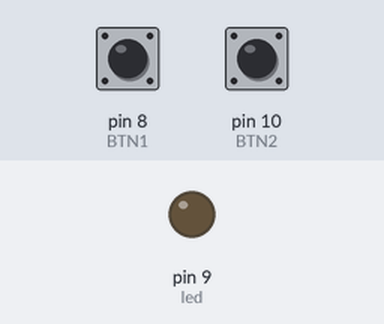
The sketch below on a simulated Arduino Uno, built with avr-gcc and run on an emulated ATmega328P. Shown: output pins drawn as LEDs (lit = HIGH). The inputs (shaded band) are chosen by the test bench; at power-on: pin 8 (BTN1) LOW, pin 10 (BTN2) LOW. What the sketch prints to the serial monitor is not drawn.

Above: at 1.2 s.
1.3 s: pin 8 (BTN1) pulled HIGH for 1 s
At 3.5 s:
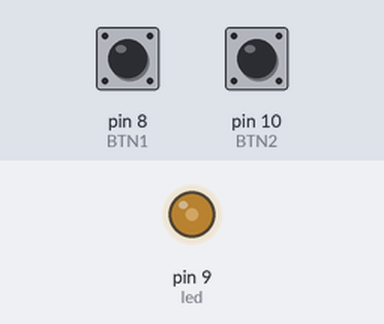
4.0 s: pin 8 (BTN1) pulled HIGH for 3.2 s
At 7.1 s:
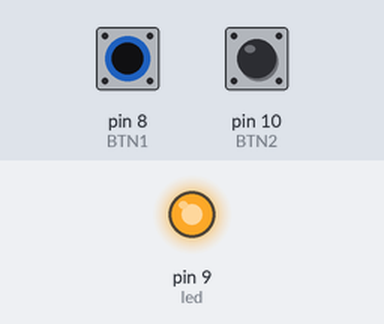
8.7 s: pin 10 (BTN2) pulled HIGH for 3.2 s
At 9.75 s:
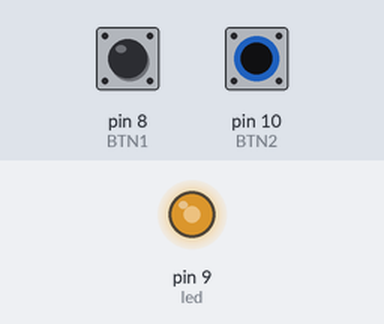
13.4 s: pin 8 (BTN1) pulled HIGH for 0.15 s
At 14.3 s:
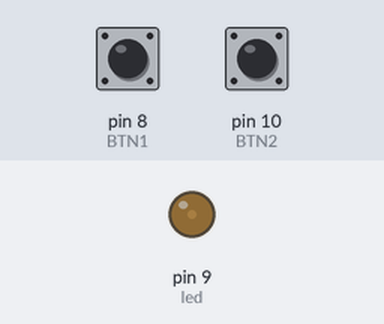
15.2 s: pin 10 (BTN2) pulled HIGH for 0.15 s
At 16.9 s:
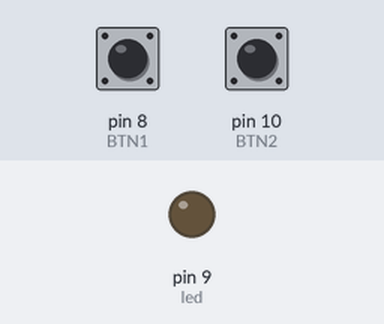
Timing chart, 0 to 18.0 s (numbered marks = the images above; inputs shaded):
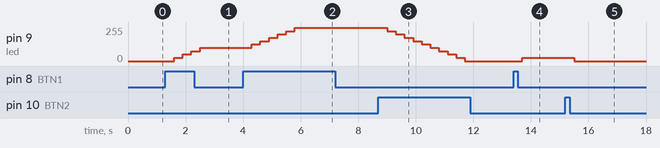

Measured:
- after the input at 1.3 s, pin 9 (led): 0/255 → 25/255 after 0.30 s, → 50/255 0.30 s later, → 75/255 0.30 s later, → 100/255 0.30 s later
- after the input at 4.0 s, pin 9 (led): moves from 100/255 to 250/255 over 1.5 s, starting after 0.30 s
- after the input at 8.7 s, pin 9 (led): moves from 250/255 to 0/255 over 2.7 s, starting after 0.30 s
- after the input at 13.4 s, pin 9 (led): 0/255 → 25/255 after 0.30 s
- after the input at 15.2 s, pin 9 (led): 25/255 → 0/255 after 0.30 s

The sketch:

control_led_2buttons.ino
```cpp
const int led = 9;
const int BTN1 = 8;
const int BTN2 = 10;


int button1, button2,value;

void setup() {
  Serial.begin(9600); // to set the data rate in bits per second
  pinMode(BTN1, INPUT);
  pinMode(BTN2, INPUT);
  pinMode(led, OUTPUT);
}


void loop() {
  button1 = digitalRead(BTN1);
  button2 = digitalRead(BTN2);

  if (button1 == HIGH) {
    if (value > 225) {
      value = value; // condition to make sure the value does not exceed the limit which is 255
    }
    else {
      value += 25; // increase the luminosity by 25
      delay(300);
    }
  }

  if (button2 == HIGH) {
    if (value < 25) {
      value = value; // condition to make sure the value does not exceed the limit which is 255
    }
    else {
      value -= 25; // decreasing the luminosity by 25
      delay(300);
    }
  }


  Serial.println(value); // prints the data to the serial port human-readable ASCII text
  analogWrite(led, value); // don't forget to make sure the led is in a pwm or analog pins in order to use analogWrite

}
```
